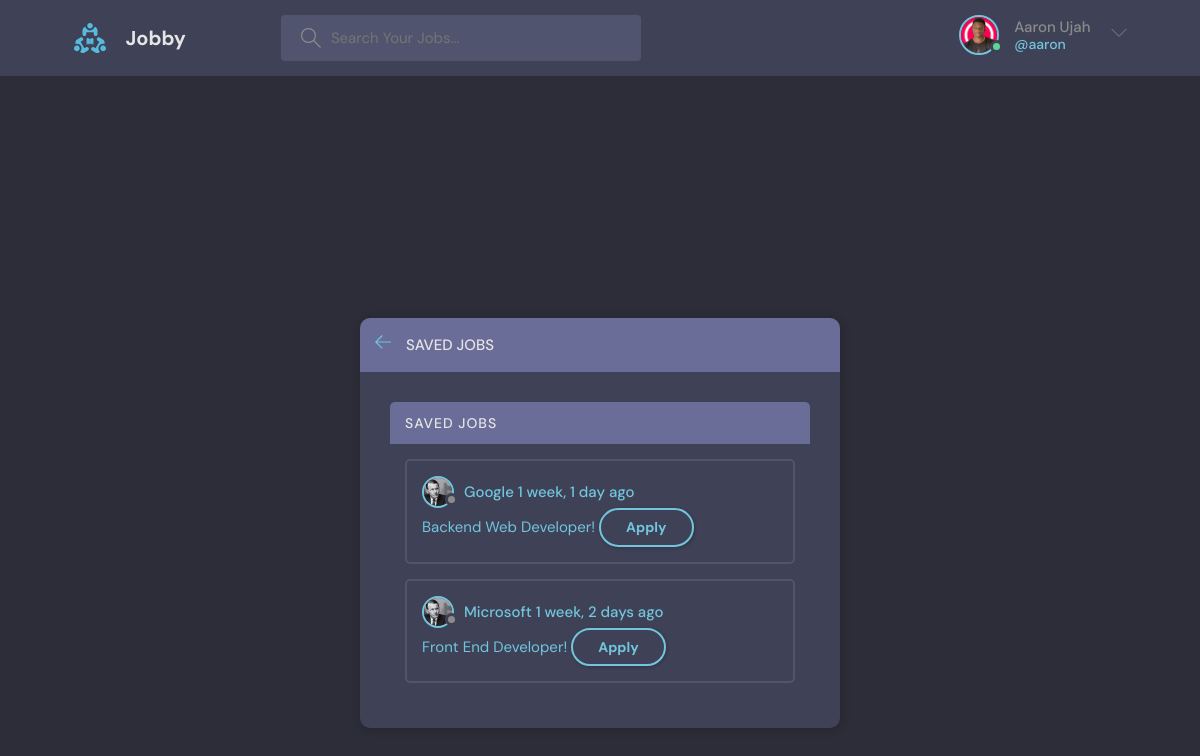
The app's page /saved/ (signed in), older data.
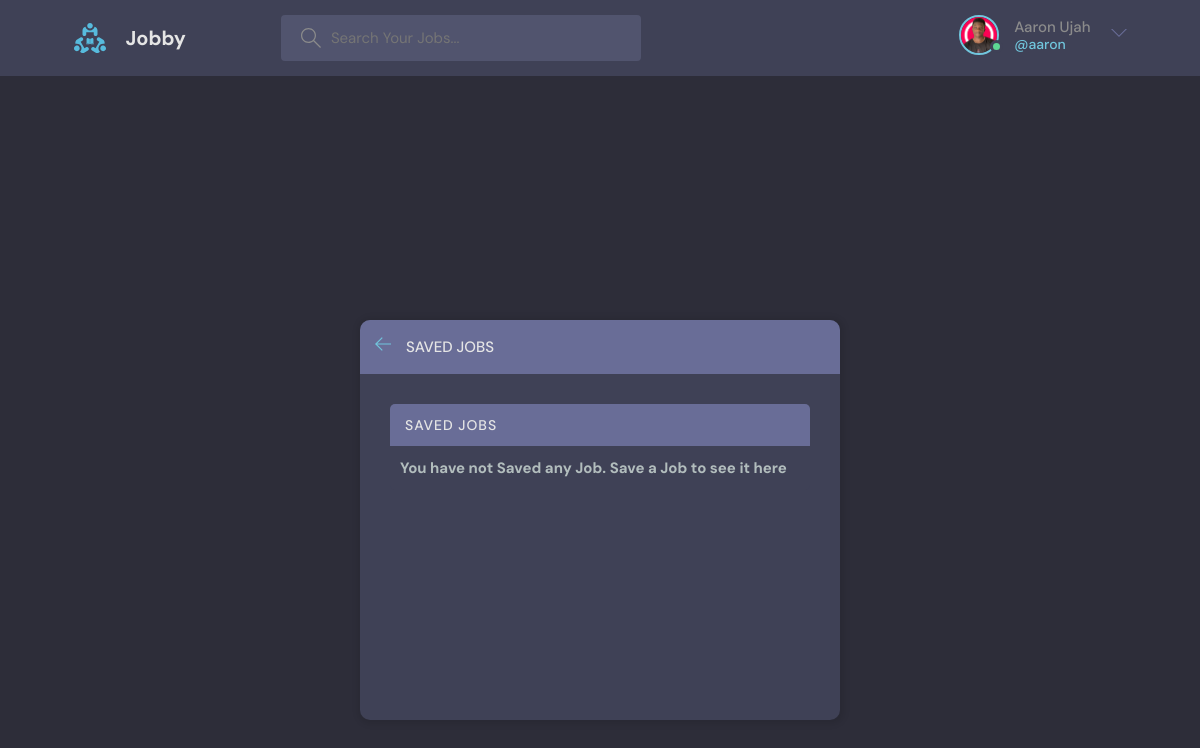
The same page, newer data.
### myjob/models.py (models this page shows, shortened)
class Job(models.Model):
    client = models.ForeignKey(User, on_delete=models.CASCADE)
    industry = models.CharField(max_length=200, null=True)
    company = models.ForeignKey(Company, on_delete=models.CASCADE)
    name = models.CharField(max_length=200)
    description = models.TextField(null=True, blank=True)
    information = models.TextField()
    location = models.CharField(max_length=200)
    link = models.URLField(max_length=200, null=True)
    saved = models.BooleanField(default=False)
    updated = models.DateTimeField(auto_now=True)
    created = models.DateTimeField(auto_now_add=True)
    deleted = models.BooleanField(default=False)
    class Meta:
        ordering = ['-updated', '-created']

class Company(models.Model):
    user = models.ForeignKey(User, on_delete=models.CASCADE, null=True)
    name = models.CharField(max_length=200)
    website = models.URLField(max_length=200)
    logo = models.ImageField(null=True, default="avatar.svg", blank=True)
    updated = models.DateTimeField(auto_now=True)
    created = models.DateTimeField(auto_now_add=True)
    class Meta:
        ordering = ['-updated', '-created']

### myjob/views.py (the view)
# urls.py: path('saved/', views.savedPage, name='saved'),
@login_required(login_url='login')
def savedPage(request):
    user = User.objects.get(id=request.user.id)
    jobs = user.job_set.all()
    saves = jobs.filter(saved=True)
    return render(request, 'myjob/saved.html', {'saves': saves})

### myjob/templates/myjob/saved.html
{% extends 'main.html' %}
{% block content %}
<main class="layout">
  <div class="container">
    <div class="layout__box">
      <div class="layout__boxHeader">
        <div class="layout__boxTitle">
          <a href="{% url 'home' %}">
            <svg version="1.1" xmlns="http://www.w3.org/2000/svg" width="32" height="32" viewBox="0 0 32 32">
              <title>arrow-left</title>
              <path
                d="M13.723 2.286l-13.723 13.714 13.719 13.714 1.616-1.611-10.96-10.96h27.625v-2.286h-27.625l10.965-10.965-1.616-1.607z"
              ></path>
            </svg>
          </a>
          <h3>Saved Jobs</h3>
        </div>
      </div>
      <div class="activities-page layout__body">
        {% include 'myjob/saved_component.html' %}
      </div>
    </div>
  </div>
</main>
{% endblock content %}

### myjob/templates/myjob/saved_component.html (shortened to what this page needs)
<div class="activities">
    <div class="activities__header">
    <h2>Saved Jobs</h2>
    </div>
    {% if saves.count != 0 %}
        {% for save in saves %}
        <div class="activities__box">
            <div class="activities__boxHeader roomListRoom__header">
                <a href="{% url 'home' %}?q={{job.company.name}}" class="roomListRoom__author">
                <div class="avatar avatar--small">
                    <img src="{{save.company.logo.url}}" />
                </div>
                <p>
                    {{save.company.name}}
                    <span>{{save.updated|timesince}} ago</span>
                </p>
                </a>
            </div>
            <div class="activities__boxContent">
                <a href="{% url 'job' save.id %}">{{save.name}}!</a>
                <a href="{{save.link}}" class="btn btn--main btn--pill">Apply</a>
            </div>
        </div>
        {% endfor %}
    {% else %}
        <div class="activities__header">
            <h3 style="margin:10px ;">You have not Saved any Job. Save a Job to see it here</h3>
        </div>
    {% endif %}
</div>

Row changes from the older to the newer data that the page shows:
no longer on this page (row edited): Job: company.logo (picture), company.name "Google", updated "1 week, 1 day", name "Backend Web Developer"
no longer on this page (row edited): Job: company.logo (picture), company.name "Microsoft", updated "1 week, 2 days", name "Front End Developer"
Text that changed along with them:
text now shown: "You have not Saved any Job. Save a Job to see it here"
